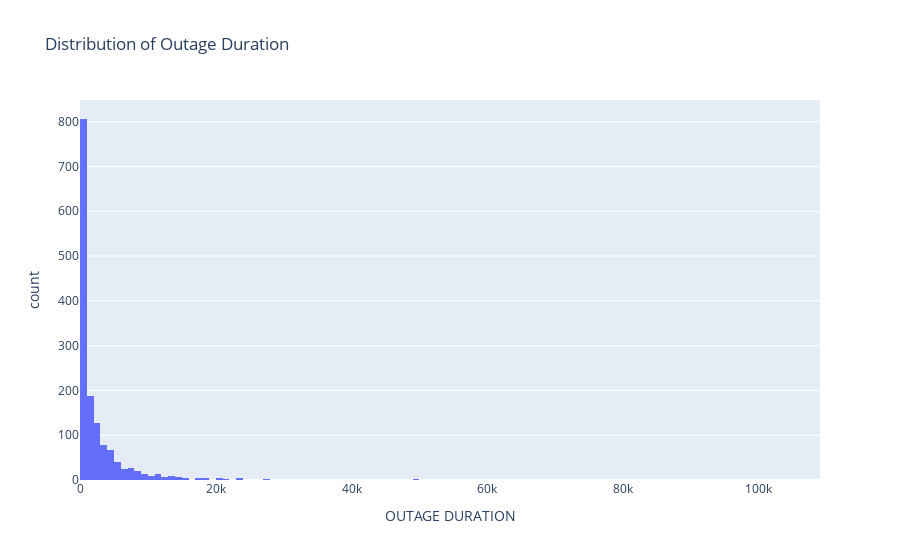

The notebook cell this image was saved under:
### Markdown cell above
##### Duration
Since outage duration is what we'll ultimately be looking at, we should look at its distribution here too.

### Code cell
durations = px.histogram(df, x='OUTAGE DURATION', title='Distribution of Outage Duration')
durations.show()

### Figure 1 — Plotly figure (JSON) as saved in the notebook; plotly's stock layout.template omitted (floating-point values rounded to 4 significant figures; data arrays with more than 128 entries replaced by an {"elided": "..."} marker saying what was removed)
{"data": [{"alignmentgroup": "True", "bingroup": "x", "hovertemplate": "OUTAGE DURATION=%{x}<br>count=%{y}<extra></extra>", "legendgroup": "", "marker": {"color": "#636efa", "pattern": {"shape": ""}}, "name": "", "offsetgroup": "", "orientation": "v", "showlegend": false, "type": "histogram", "x": {"elided": "1534 int values"}, "xaxis": "x", "yaxis": "y"}], "layout": {"barmode": "relative", "legend": {"tracegroupgap": 0}, "title": {"text": "Distribution of Outage Duration"}, "xaxis": {"anchor": "y", "domain": [0, 1], "title": {"text": "OUTAGE DURATION"}}, "yaxis": {"anchor": "x", "domain": [0, 1], "title": {"text": "count"}}}}
